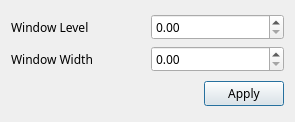
<?xml version="1.0" encoding="UTF-8"?>
<ui version="4.0">
 <class>WindowingDialog</class>
 <widget class="QDialog" name="WindowingDialog">
  <property name="geometry">
   <rect>
    <x>0</x>
    <y>0</y>
    <width>295</width>
    <height>122</height>
   </rect>
  </property>
  <property name="font">
   <font>
    <family>Poppins</family>
    <pointsize>9</pointsize>
   </font>
  </property>
  <property name="windowTitle">
   <string>Windowing Parameters</string>
  </property>
  <layout class="QVBoxLayout" name="verticalLayout">
   <item>
    <layout class="QHBoxLayout" name="controls_hlayout">
     <item>
      <layout class="QVBoxLayout" name="parametersLabels_vlayout">
       <item>
        <widget class="QLabel" name="windowLevel">
         <property name="text">
          <string>Window Level</string>
         </property>
        </widget>
       </item>
       <item>
        <widget class="QLabel" name="windowWidth">
         <property name="text">
          <string>Window Width</string>
         </property>
        </widget>
       </item>
      </layout>
     </item>
     <item>
      <layout class="QVBoxLayout" name="parametersSpinBoxes_vlayout">
       <item>
        <widget class="QDoubleSpinBox" name="windowLevelDoubleSpinBox"/>
       </item>
       <item>
        <widget class="QDoubleSpinBox" name="windowWidthDoubleSpinBox"/>
       </item>
      </layout>
     </item>
    </layout>
   </item>
   <item>
    <layout class="QHBoxLayout" name="horizontalLayout">
     <item>
      <spacer name="horizontalSpacer">
       <property name="orientation">
        <enum>Qt::Horizontal</enum>
       </property>
       <property name="sizeHint" stdset="0">
        <size>
         <width>40</width>
         <height>20</height>
        </size>
       </property>
      </spacer>
     </item>
     <item>
      <widget class="QPushButton" name="applyWindowingButton">
       <property name="text">
        <string>Apply</string>
       </property>
      </widget>
     </item>
    </layout>
   </item>
  </layout>
 </widget>
 <resources/>
 <connections/>
</ui>
